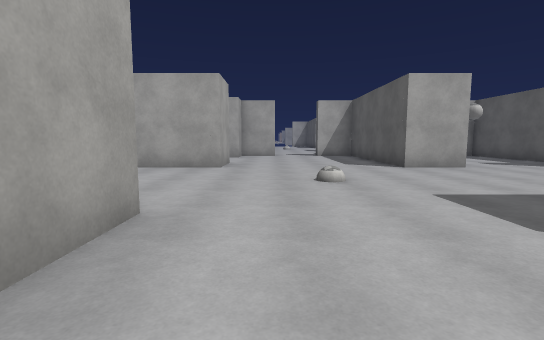
View 1 (above)

22 first-person views from a walk through a Unity game level. The camera is 1.4 m above the floor, tilts 6° down and sees 85° across. The floor is counted in squares, 2 m on a side. Each view is taken from the middle of a square. On the plan, view 1 faces up. The plan holds only what a view shows up to about 10 squares ahead; the rest is blank. The place goes on beyond the plan. The player is left out. Surface patterns are stand-ins for the level's own textures.

View 2
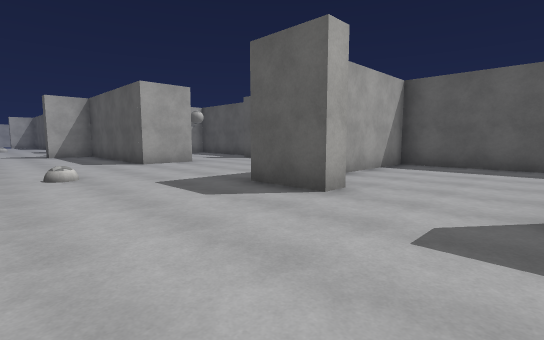

View 3
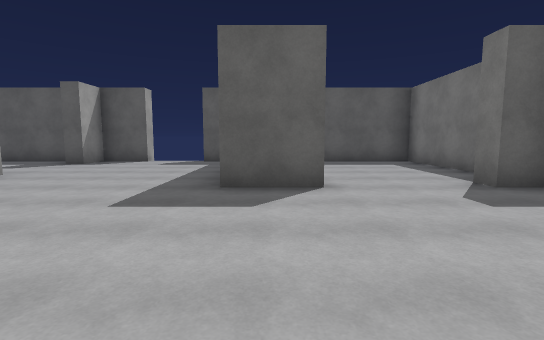

View 4
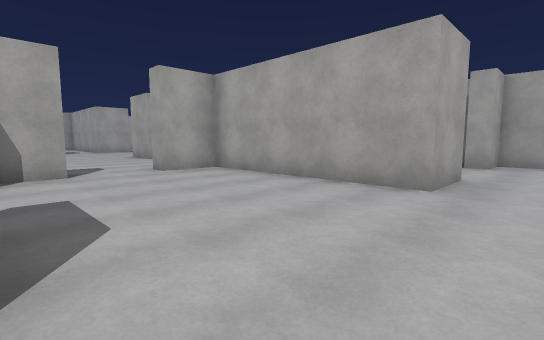

View 5
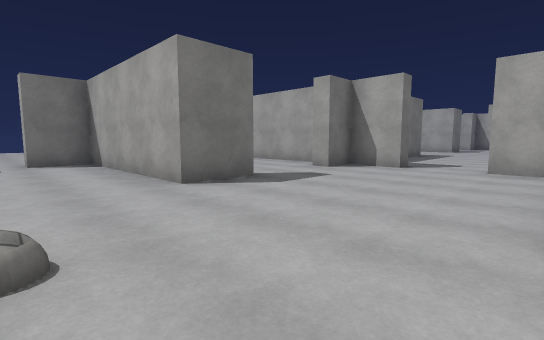

View 6
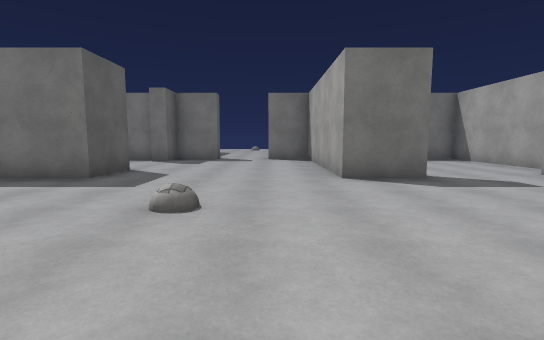

View 7
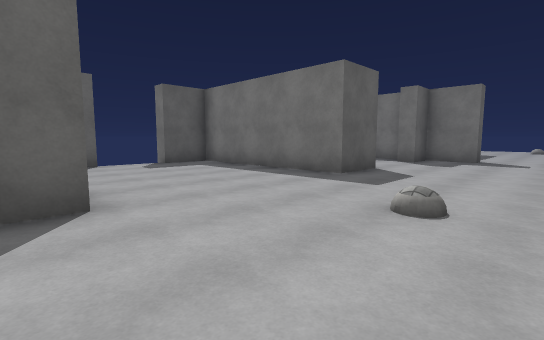

View 8
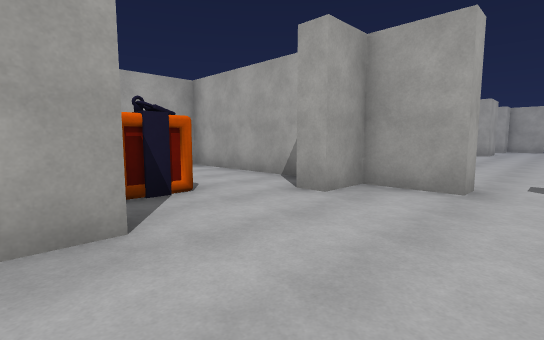

View 9
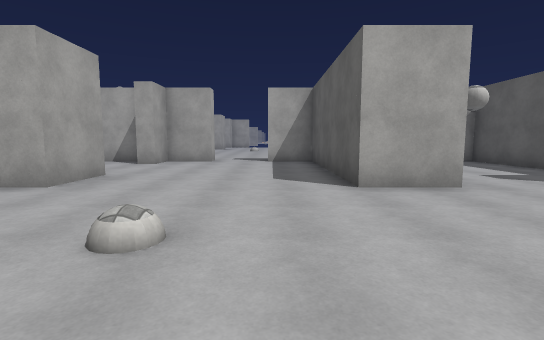

View 10
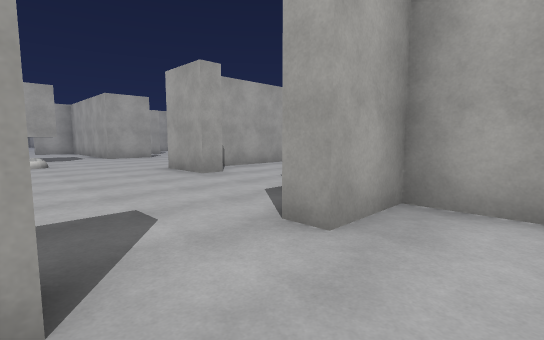

View 11
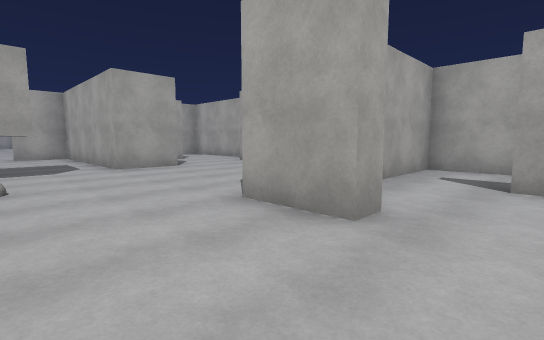

View 12
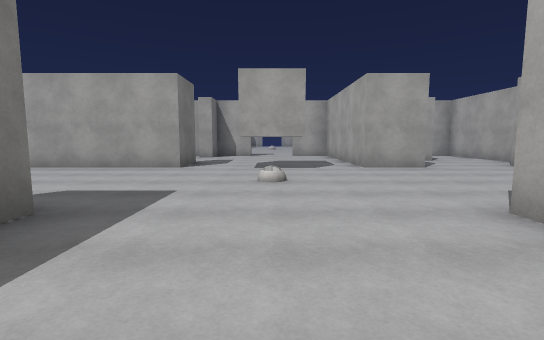

View 13
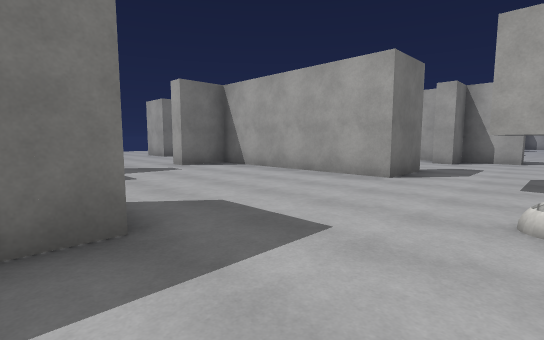

View 14
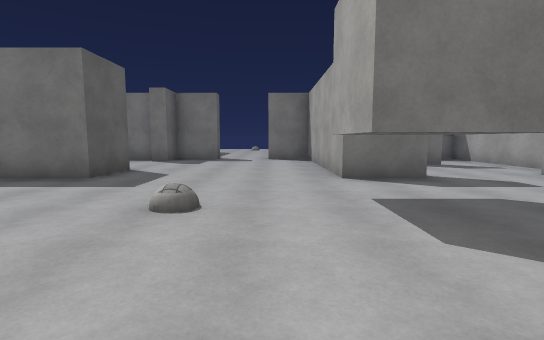

View 15
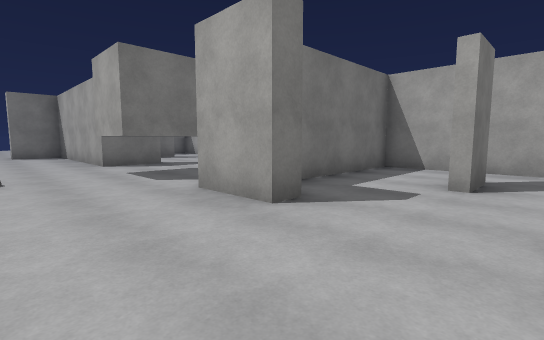

View 16
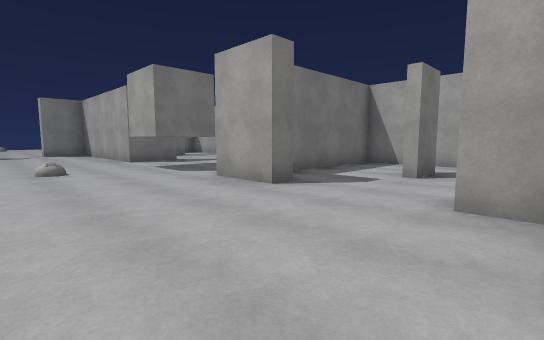

View 17
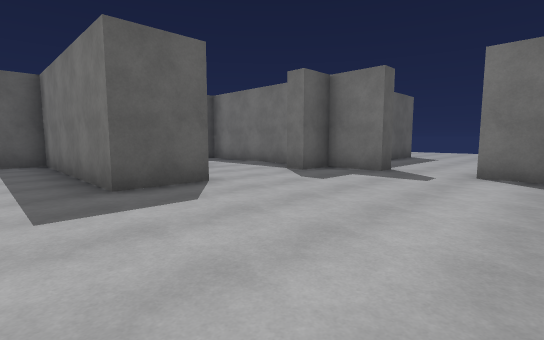

View 18
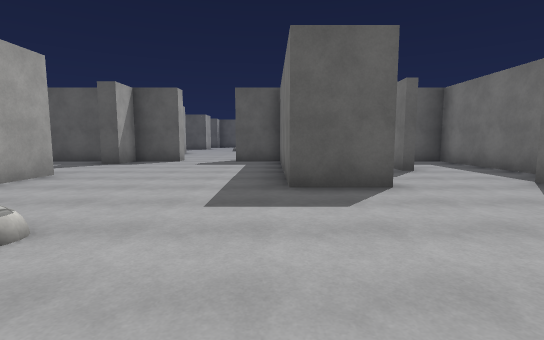

View 19
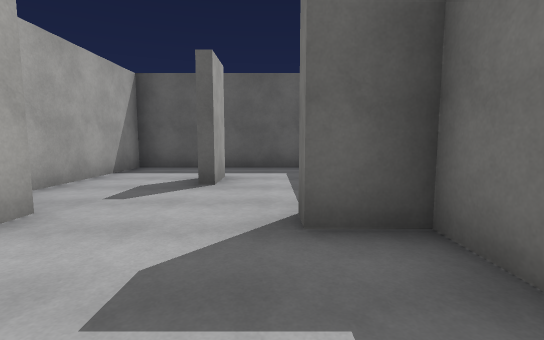

View 20
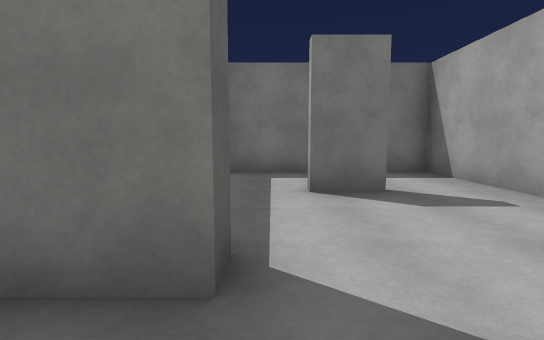

View 21
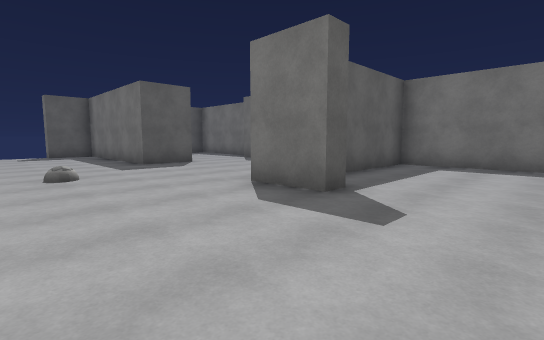

View 22
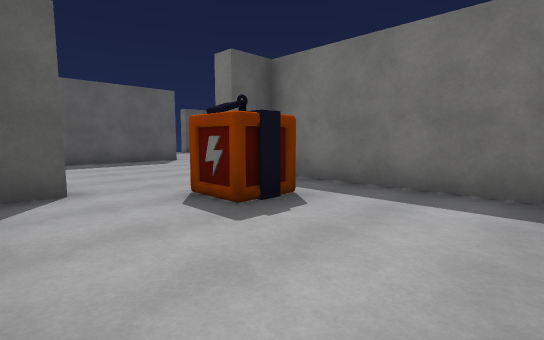

### Floor plan
Points are (right, up) in squares from view 1. A wall is a line through its corners. A room is listed if a view was taken in it or the views show most of it. See-through windows are left out.
Room 1 (views 1, 2, 3, 4, 5, 6, 7, 8, 9, 10, 21)
walls: (4.9, 7.3) (3.2, 7.3) (3.2, 12.3) (2, 12.3); (3.9, 1.2) (3.2, 1.2) (3.2, 2.8) (8.3, 2.8) (8.3, 4.1) (8.8, 4.1); (-1.2, 8.9) (-1.2, 7.3) (-6.2, 7.3) (-6.2, 5.9); (-2.8, 2.1) (-2.8, 2.8) (-1.2, 2.8) (-1.2, -2.3) (0.1, -2.3); (-2.6, 10) (-2.6, 9.1); (8.8, 5.9) (8.3, 5.9) (8.3, 7.3) (7.2, 7.3) (7.2, 7.8); (8.3, 8.4) (8.3, 12.2); (1.9, -2.8) (1.9, -2.3) (3.2, -2.3) (3.2, -1.3) (3.8, -1.3); (5.1, -2.3) (8.3, -2.3) (8.3, 2.2) (5.4, 2.2); (-1.2, 12.4) (-1.2, 11.3) (-1.8, 11.3); (-6.2, 4.1) (-6.2, 2.8) (-5.3, 2.8) (-5.3, 2.2); (-1.9, 12.3) (-3, 12.3); (-6.2, 1.5) (-6.2, -2.1); (-4.8, -2.3) (-1.8, -2.3) (-1.8, 0.6)
ways out: opening at (-7, 5) to room 2; opening at (-3, 11.5) to room 4; gap at (-3, 9) to room 4; opening at (1, -2); gap at (9, 4); gap at (9, 6)
Room 2 (views 11, 12, 13, 14, 15, 16, 17, 18, 19)
walls: (-10.2, 7.9) (-10.2, 7.3) (-11.8, 7.3); (-17.2, 5.8) (-15.8, 5.8) (-15.8, 4.2); (-16.9, 8.8) (-16.3, 8.8) (-16.3, 7.3) (-17.5, 7.3); (-11.8, 1.1) (-11.8, 2.8) (-6.8, 2.8) (-6.8, 4.1) (-6.2, 4.1); (-17.8, 2.8) (-16.3, 2.8) (-16.3, -2.3) (-14.9, -2.3); (-6.8, 8.2) (-6.8, 9.9); (-11.2, 12.4) (-11.2, 8.4); (-16.3, 11.9) (-16.3, 11.2); (-6.2, 5.9) (-6.8, 5.9) (-6.8, 7.3) (-7.8, 7.3) (-7.8, 7.8); (-9.5, 0.1) (-9, 0.1); (-8.5, -0.1) (-9.5, -0.1); (-19.6, 10) (-18.5, 10); (-10.4, -2.3) (-6.8, -2.3) (-6.8, 2.2) (-10.1, 2.2); (-13.1, -2.8) (-13.1, -2.3) (-11.8, -2.3) (-11.8, -1.3) (-11.2, -1.3); (-21.3, 10.8) (-21.3, 7.7) (-17.9, 7.7)
ways out: opening at (-7, 5) to room 1; opening at (-17, 3.5) to room 3; opening at (-17, 6.5) to room 3; opening at (-14, -2)
Room 3 (view 20)
walls: (-17.8, 2.2) (-17.8, 2.8); (-21.3, 2) (-21.3, -2.3) (-20.4, -2.3); (-19.6, 0.1) (-18.5, 0.1); (-21.8, 4.1) (-21.3, 4.1) (-21.3, 2.8) (-20.3, 2.8) (-20.3, 2.2); (-17.5, 7.3) (-21, 7.3); (-21.3, 7) (-21.3, 5.9); (-18.9, -2.3) (-17, -2.3)
ways out: opening at (-17, 3.5) to room 2; opening at (-17, 6.5) to room 2
Room 4 (view 22)
walls: (-3.5, 9) (-3.5, 10) (-2.6, 10); (-1.8, 11.3) (-1.8, 11.9); (-5.9, 7.7) (-2.4, 7.7)
ways out: opening at (-3, 11.5) to room 1; gap at (-3, 9) to room 1

Positions as (right, up) in squares from view 1, and headings:
1: (0, 0), facing up
2: (0, -1), facing up-right
3: (-1, 2), facing right
4: (0, 3), facing up-left
5: (1, 7), facing down-left
6: (0, 8), facing down
7: (0, 8), facing down-right
8: (1, 8), facing up-left
9: (2, 3), facing up
10: (-5, 4), facing up-left
11: (-9, 5), facing up-left
12: (-9, 5), facing left
13: (-11, 5), facing down-left
14: (-15, 8), facing down
15: (-14, 11), facing down-left
16: (-13, 12), facing down-left
17: (-16, 4), facing down-right
18: (-16, 3), facing right
19: (-14, -1), facing right
20: (-18, 4), facing down
21: (-5, 6), facing down-right
22: (-6, 12), facing down-right
